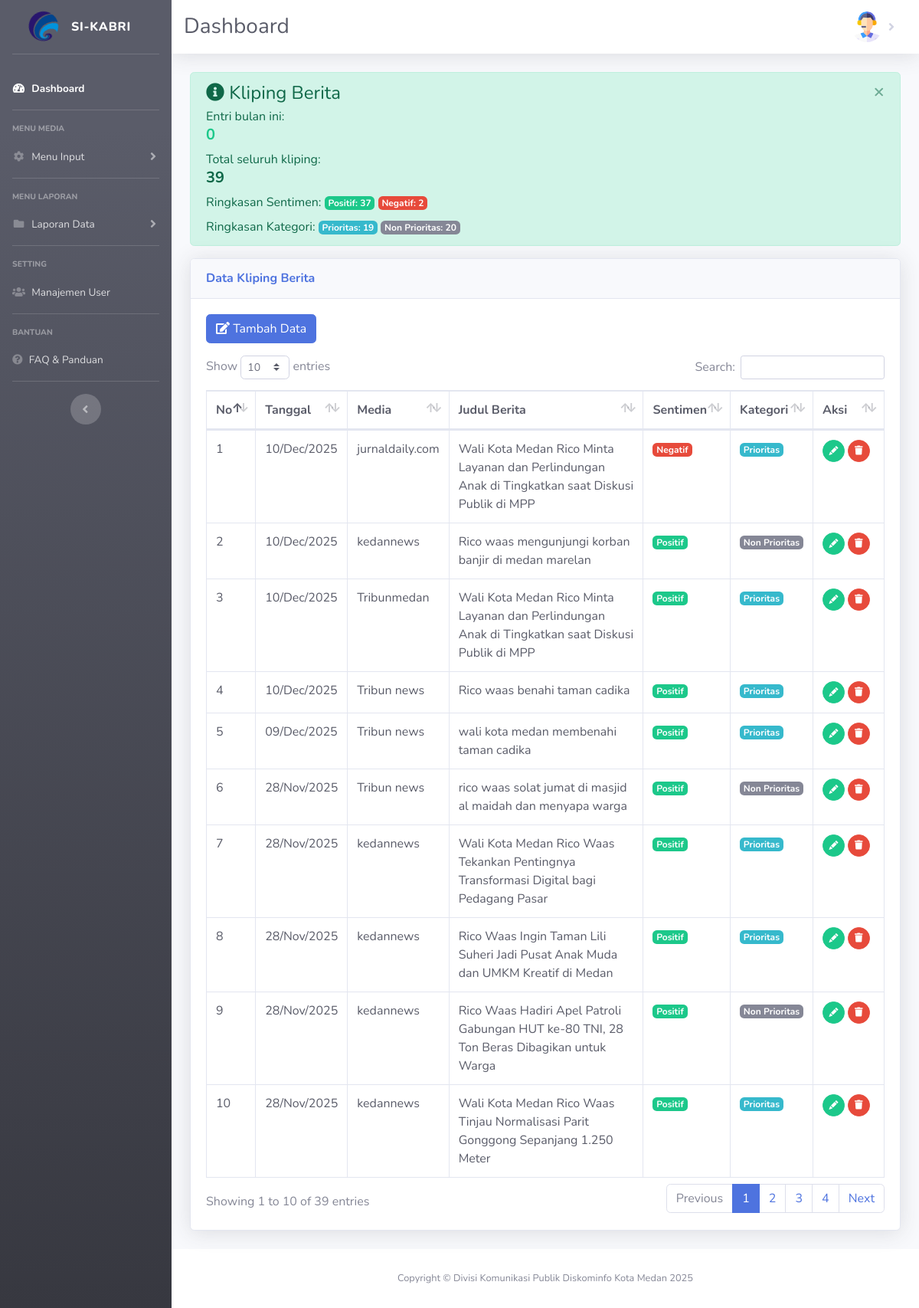
Screenshot of /index.php?page=i_data_klp (signed in) with the database file from the repository.
### tables this page shows
CREATE TABLE `biodata` (
  `id_biodata` int NOT NULL,
  `id_pengguna` int NOT NULL,
  `nama_lengkap` varchar(150) NOT NULL,
  `no_hp` varchar(30) DEFAULT NULL,
  `nip_nik` varchar(50) DEFAULT NULL,
  `jabatan` varchar(100) DEFAULT NULL,
  `foto_profile` varchar(255) DEFAULT NULL,
  `created_at` timestamp NULL DEFAULT (now()),
  `updated_at` timestamp NULL DEFAULT NULL
);

CREATE TABLE `kliping_berita` (
  `id_kliping` int NOT NULL,
  `nama_media` varchar(150) NOT NULL,
  `judul_berita` text NOT NULL,
  `predicted_label` varchar(50) DEFAULT NULL,
  `sentimen` enum('Positif','Negatif') NOT NULL,
  `kategori_program` enum('Prioritas','Non Prioritas') NOT NULL,
  `is_training` tinyint(1) DEFAULT '0',
  `verified_by` varchar(100) DEFAULT NULL,
  `verified_at` datetime DEFAULT NULL,
  `tgl_input` date DEFAULT (curdate()),
  `created_at` timestamp NULL DEFAULT CURRENT_TIMESTAMP,
  `updated_at` timestamp NULL DEFAULT NULL
);

### staf/kliping_berita/input/data_kliping.php (the view)
<?php
$qTotal   = $koneksi->query("SELECT COUNT(*) AS jml FROM kliping_berita");
$total    = (int)($qTotal->fetch_assoc()['jml'] ?? 0);
$qBulan   = $koneksi->query("
  SELECT COUNT(*) AS jml
  FROM kliping_berita
  WHERE YEAR(tgl_input)=YEAR(CURDATE()) AND MONTH(tgl_input)=MONTH(CURDATE())
");
$bulanIni = (int)($qBulan->fetch_assoc()['jml'] ?? 0);
$qPos = $koneksi->query("SELECT COUNT(*) AS jml FROM kliping_berita WHERE sentimen='Positif'");
$totPos = (int)($qPos->fetch_assoc()['jml'] ?? 0);
$qNeg = $koneksi->query("SELECT COUNT(*) AS jml FROM kliping_berita WHERE sentimen='Negatif'");
$totNeg = (int)($qNeg->fetch_assoc()['jml'] ?? 0);
$totPrioritas = 0;
$totNon       = 0;
$sql = "SELECT kategori_program, COUNT(*) AS jml
        FROM kliping_berita
        GROUP BY kategori_program";
$res = $koneksi->query($sql);
if ($res) {
  while ($row = $res->fetch_assoc()) {
    if ($row['kategori_program'] === 'Prioritas')     $totPrioritas = (int)$row['jml'];
    if ($row['kategori_program'] === 'Non Prioritas') $totNon       = (int)$row['jml'];
  }
}
?>
<div class="alert alert-success alert-dismissible fade show" role="alert">
  <button type="button" class="close" data-dismiss="alert" aria-label="Close">
    <span aria-hidden="true">&times;</span>
  </button>
  <div class="d-flex align-items-center">
    <div>
      <h4 class="alert-heading mb-1"><i class="fas fa-info-circle"></i> Kliping Berita</h4>
      <p class="mb-0">Entri bulan ini:</p>
      <h5 class="text-success font-weight-bold"><?= esc($bulanIni) ?></h5>
      <p class="mb-0">Total seluruh kliping:</p>
      <h5 class="font-weight-bold"><?= esc($total) ?></h5>
      <p class="mb-0 mt-2">Ringkasan Sentimen:
        <span class="badge badge-success">Positif: <?= esc($totPos) ?></span>
        <span class="badge badge-danger">Negatif: <?= esc($totNeg) ?></span>
      </p>
      <p class="mb-0 mt-2">Ringkasan Kategori:
        <span class="badge badge-info">Prioritas: <?= esc($totPrioritas) ?></span>
        <span class="badge badge-secondary">Non Prioritas: <?= esc($totNon) ?></span>
      </p>
    </div>
  </div>
</div>
<div class="card shadow mb-4">
  <div class="card-header py-3 d-flex justify-content-between align-items-center">
    <h6 class="m-0 font-weight-bold text-primary">Data Kliping Berita</h6>
  </div>
  <div class="card-body">
    <div class="mb-3">
      <a href="?page=i_add_klp" class="btn btn-primary">
        <i class="fa fa-edit"></i> Tambah Data
      </a>
    </div>
    <div class="table-responsive">
      <table class="table table-bordered text-gray-800" id="dataTable" width="100%" cellspacing="0">
        <thead>
          <tr>
            <th style="width:20px">No</th>
            <th>Tanggal</th>
            <th>Media</th>
            <th>Judul Berita</th>
            <th>Sentimen</th>
            <th>Kategori</th>
            <th style="width:50px">Aksi</th>
          </tr>
        </thead>
        <tbody>
          <?php
          $sql = $koneksi->query("
            SELECT
              id_kliping,
              tgl_input,
              nama_media,
              judul_berita,
              sentimen,
              kategori_program
            FROM kliping_berita
            ORDER BY tgl_input DESC, id_kliping DESC
          ");
          $no = 1;
          if ($sql && $sql->num_rows > 0):
            while ($row = $sql->fetch_assoc()):
              $id      = (int)$row['id_kliping'];
              $tgl     = $row['tgl_input'] ? date("d/M/Y", strtotime($row['tgl_input'])) : '-';
              $media   = esc($row['nama_media'] ?? '');
              $judul   = esc($row['judul_berita'] ?? '');
              $sent    = $row['sentimen'] ?? '';
              $kat     = $row['kategori_program'] ?? '';
              $badgeSent = $sent === 'Positif' ? 'badge-success' : ($sent === 'Negatif' ? 'badge-danger' : 'badge-secondary');
              $badgeKat  = $kat === 'Prioritas' ? 'badge-info' : 'badge-secondary';
          ?>
              <tr>
                <td><?= $no++; ?></td>
                <td><?= $tgl; ?></td>
                <td><?= $media; ?></td>
                <td><?= $judul; ?></td>
                <td><span class="badge <?= $badgeSent; ?>"><?= esc($sent); ?></span></td>
                <td><span class="badge <?= $badgeKat; ?>"><?= esc($kat); ?></span></td>
                <td class="text-nowrap">
                  <a href="?page=i_edit_klp&kode=<?= $id; ?>" title="Ubah" class="btn btn-success btn-circle btn-sm">
                    <i class="bi bi-pencil-fill"></i>
                  </a>
                  <a href="?page=i_del_klp&kode=<?= $id; ?>"
                    onclick="return confirm('Apakah anda yakin hapus data ini ?')"
                    title="Hapus" class="btn btn-danger btn-circle btn-sm">
                    <i class="fa fa-trash"></i>
                  </a>
                </td>
              </tr>
            <?php
            endwhile;
          else:
            ?>
            <tr>
              <td colspan="7" class="text-center">Belum ada data kliping.</td>
            </tr>
          <?php endif; ?>
        </tbody>
      </table>
    </div>
  </div>
</div>

### index.php (shortened to what this page needs)
<?php
require_once __DIR__ . "/inc/koneksi.php";
$id_pengguna = (int) $_SESSION['ses_id'];
$sql = "
  SELECT
    p.username,
    p.level,
    b.nama_lengkap,
    b.foto_profile
  FROM pengguna p
  LEFT JOIN biodata b ON b.id_pengguna = p.id_pengguna
  WHERE p.id_pengguna = ?
  LIMIT 1
";
$stmt = mysqli_prepare($koneksi, $sql);
mysqli_stmt_bind_param($stmt, 'i', $id_pengguna);
mysqli_stmt_execute($stmt);
$res = mysqli_stmt_get_result($stmt);
$user = mysqli_fetch_assoc($res) ?: [];
$data_role_raw = $user['level'] ?? ($_SESSION['ses_level'] ?? 'Staf');
$data_role = ucfirst(strtolower($data_role_raw));
$foto_db   = $user['foto_profile'] ?? null;
$foto_sess = $_SESSION['ses_foto'] ?? null;
$foto_name = $foto_db ?: $foto_sess ?: null;
$esc = fn($s) => htmlspecialchars((string)$s, ENT_QUOTES, 'UTF-8');
function esc($s)
{
    return htmlspecialchars((string)$s, ENT_QUOTES, 'UTF-8');
}
$fotoUrl = (!empty($foto_name))
    ? "uploads/avatars/" . rawurlencode($foto_name)
    : "dist/img/undraw_profile_1.svg";
?>
<!DOCTYPE html>
<html lang="id">
<head>
    <link href="vendor/fontawesome-free/css/all.min.css" rel="stylesheet" type="text/css">
    <link href="https://cdn.jsdelivr.net/npm/bootstrap-icons/font/bootstrap-icons.css" rel="stylesheet">
    <link href="dist/css/sweetalert2.min.css" rel="stylesheet">
    <link href="dist/css/sb-admin-2.min.css" rel="stylesheet">
    <link href="vendor/datatables/dataTables.bootstrap4.min.css" rel="stylesheet">
</head>
<body id="page-top">
    <div id="wrapper">
        <ul class="navbar-nav bg-gradient-dark sidebar sidebar-dark accordion" id="accordionSidebar">
            <a class="sidebar-brand d-flex align-items-center justify-content-center" href="index.php">
                <div class="sidebar-brand-icon rotate-n-15">
                    <img src="dist/img/kominfo_logo.png" alt="Logo" style="width:40px; height:40px;">
                </div>
                <div class="sidebar-brand-text mx-3">SI-KABRI</div>
            </a>
            <hr class="sidebar-divider">
            <?php
            if ($data_role  == "Admin") {
            ?>
                <li class="nav-item active">
                    <a class="nav-link" href="?page=MyApp/admin">
                        <i class="fas fa-fw fa-tachometer-alt"></i>
                        <span>Dashboard</span></a>
                </li>
                <hr class="sidebar-divider">
                <div class="sidebar-heading">
                    Menu Media
                </div>
                <li class="nav-item">
                    <a class="nav-link collapsed" href="#" data-toggle="collapse" data-target="#collapseTwo"
                        aria-expanded="false" aria-controls="collapseTwo">
                        <i class="fas fa-fw fa-cog"></i>
                        <span>Menu Input</span>
                    </a>
                </li>
                <hr class="sidebar-divider">
                <div class="sidebar-heading">
                    Menu Laporan
                </div>
                <li class="nav-item">
                    <a class="nav-link collapsed" href="#" data-toggle="collapse" data-target="#collapsePages"
                        aria-expanded="true" aria-controls="collapsePages">
                        <i class="fas fa-fw fa-folder"></i>
                        <span>Laporan Data</span>
                    </a>
                </li>
                <hr class="sidebar-divider d-none d-md-block">
                <div class="sidebar-heading">
                    setting
                </div>
                <li class="nav-item">
                    <a class="nav-link collapsed" href="?page=MyApp/data_pengguna">
                        <i class="fas fa-users"></i>
                        <span>Manajemen User</span>
                    </a>
                </li>
                <hr class="sidebar-divider d-none d-md-block">
                <div class="sidebar-heading">
                    Bantuan
                </div>
                <li class="nav-item">
                    <a class="nav-link" href="?page=faq">
                        <i class="fas fa-question-circle"></i>
                        <span>FAQ & Panduan</span>
                    </a>
                </li>
            <?php
            }
            ?>
            <hr class="sidebar-divider d-none d-md-block">
            <div class="text-center d-none d-md-inline">
                <button class="rounded-circle border-0" id="sidebarToggle"></button>
            </div>
        </ul>
        <div id="content-wrapper" class="d-flex flex-column">
            <div id="content">
                <nav class="navbar navbar-expand navbar-light bg-white topbar mb-4 shadow">
                    <div class="container-fluid">
                        <div class="d-flex align-items-center">
                            <h1 class="h3 mb-0 text-gray-800">Dashboard</h1>
                        </div>
                        <ul class="navbar-nav ml-auto">
                            <li class="nav-item dropdown">
                                <a class="nav-link dropdown-toggle d-flex align-items-center" href="#" role="button" data-toggle="dropdown" aria-haspopup="true" aria-expanded="false">
                                    <img src="<?= $esc($fotoUrl) ?>" alt="avatar" class="rounded-circle" width="40" height="40">
                                </a>
                            </li>
                        </ul>
                    </div>
                </nav>
                <section class="content">
                    <div class="container-fluid">
                        <?php
                        if (isset($_GET['page'])) {
                            $hal = $_GET['page'];
                            switch ($hal) {
                                case 'i_data_klp':
                                    include "staf/kliping_berita/input/data_kliping.php";
                                    break;
                            }
                        } else {
                            if ($data_role == "Admin") {
                                include "home/admin.php";
                            } elseif ($data_role == "Staf") {
                                include "home/staf.php";
                            }
                        }
                        ?>
                    </div>
                </section>
            </div>
            <footer class="sticky-footer bg-white">
                <div class="container my-auto">
                    <div class="copyright text-center my-auto">
                        <span>Copyright &copy; Divisi Komunikasi Publik Diskominfo Kota Medan 2025</span>
                    </div>
                </div>
            </footer>
        </div>
    </div>
</body>
</html>

### rows the page displays
biodata: foto_profile (picture)
kliping_berita: tgl_input "10/Dec/2025", nama_media "jurnaldaily.com", judul_berita "Wali Kota Medan Rico Minta Layanan dan Perlindungan Anak di Tingkatkan saat Diskusi Publik di MPP", sentimen "Negatif", kategori_program "Prioritas"
kliping_berita: tgl_input "10/Dec/2025", nama_media "kedannews", judul_berita "Rico waas mengunjungi korban banjir di medan marelan", sentimen "Positif", kategori_program "Non Prioritas"
kliping_berita: tgl_input "10/Dec/2025", nama_media "Tribunmedan", judul_berita "Wali Kota Medan Rico Minta Layanan dan Perlindungan Anak di Tingkatkan saat Diskusi Publik di MPP", sentimen "Positif", kategori_program "Prioritas"
kliping_berita: tgl_input "10/Dec/2025", nama_media "Tribun news", judul_berita "Rico waas benahi taman cadika", sentimen "Positif", kategori_program "Prioritas"
kliping_berita: tgl_input "09/Dec/2025", nama_media "Tribun news", judul_berita "wali kota medan membenahi taman cadika", sentimen "Positif", kategori_program "Prioritas"
kliping_berita: tgl_input "28/Nov/2025", nama_media "Tribun news", judul_berita "rico waas solat jumat di masjid al maidah dan menyapa warga", sentimen "Positif", kategori_program "Non Prioritas"
kliping_berita: tgl_input "28/Nov/2025", nama_media "kedannews", judul_berita "Wali Kota Medan Rico Waas Tekankan Pentingnya Transformasi Digital bagi Pedagang Pasar", sentimen "Positif", kategori_program "Prioritas"
kliping_berita: tgl_input "28/Nov/2025", nama_media "kedannews", judul_berita "Rico Waas Ingin Taman Lili Suheri Jadi Pusat Anak Muda dan UMKM Kreatif di Medan", sentimen "Positif", kategori_program "Prioritas"
kliping_berita: tgl_input "28/Nov/2025", nama_media "kedannews", judul_berita "Rico Waas Hadiri Apel Patroli Gabungan HUT ke-80 TNI, 28 Ton Beras Dibagikan untuk Warga", sentimen "Positif", kategori_program "Non Prioritas"
kliping_berita: tgl_input "28/Nov/2025", nama_media "kedannews", judul_berita "Wali Kota Medan Rico Waas Tinjau Normalisasi Parit Gonggong Sepanjang 1.250 Meter", sentimen "Positif", kategori_program "Prioritas"

### other values shown
$bulanIni "0"
$total "39"
$totPos "37"
$totNeg "2"
$totPrioritas "19"
$totNon "20"
